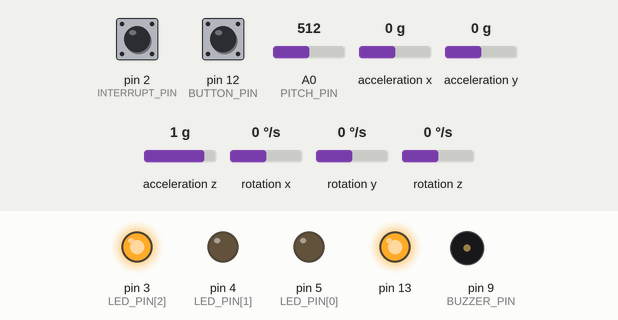
This sketch was run on a simulated Arduino Uno, built with avr-gcc and run on an emulated ATmega328P. Shown: output pins drawn as LEDs (lit = HIGH), buzzer (waves = sounding). The inputs (shaded band) are chosen by the test bench; at power-on: pin 12 (BUTTON_PIN) HIGH, acceleration x 0 g, pin 2 (INTERRUPT_PIN) LOW, A0 (PITCH_PIN) = 512, acceleration y 0 g, acceleration z 1 g, rotation x 0 °/s, rotation y 0 °/s, rotation z 0 °/s. The sensor or clock chip raises its interrupt line as the real part does; what the sketch prints to the serial monitor is not drawn.

Above: at 11.7 s.
11.8 s: pin 12 (BUTTON_PIN) pulled LOW for 0.15 s
At 11.96 s:
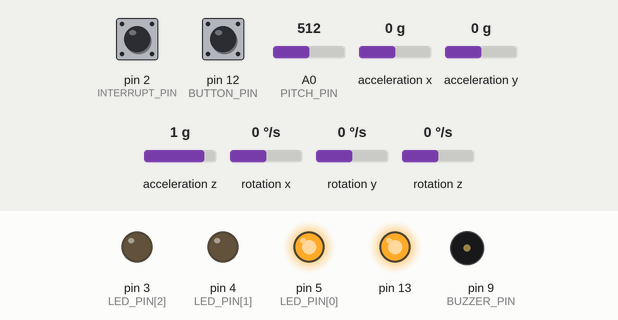
13.5 s: acceleration x set to -1.4 g
At 13.9 s:
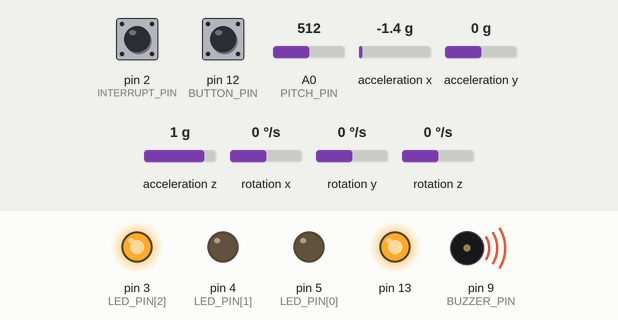
18.5 s: pin 12 (BUTTON_PIN) pulled LOW for 1 s
At 20.7 s:
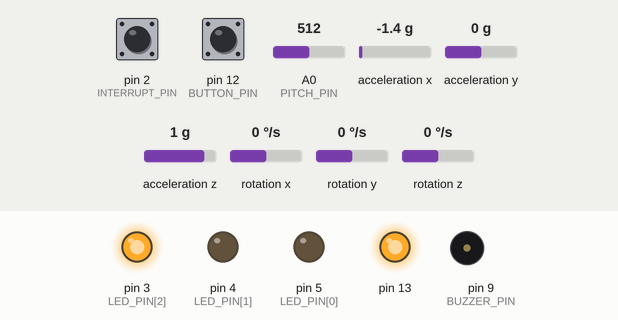
24.0 s: pin 12 (BUTTON_PIN) pulled LOW for 3.2 s
At 24.6 s:
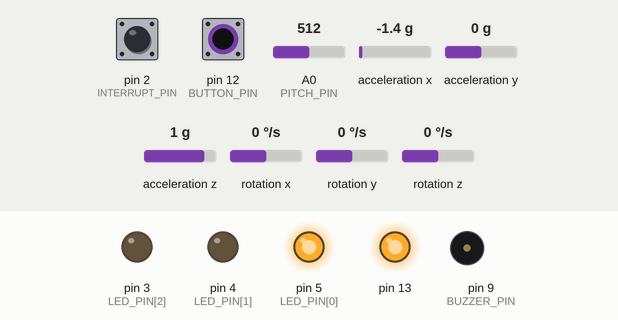
Timing chart, 0 to 28.8 s (numbered marks = the images above; inputs shaded):
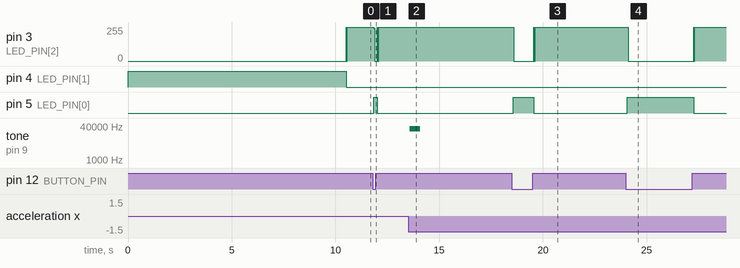

Measured:
- after the input at 11.8 s, pin 3 (LED_PIN[2]): 255/255 → 0/255 after 0.05 s, → 255/255 0.16 s later; pin 5 (LED_PIN[0]): LOW → HIGH after 0.05 s, → LOW 0.16 s later
- after the input at 13.5 s, tone on pin 9 (BUZZER_PIN): silent → 29296 Hz after 0.07 s, → silent 0.51 s later
- after the input at 18.5 s, pin 3 (LED_PIN[2]): 255/255 → 0/255 after 0.10 s, → 255/255 0.96 s later; pin 5 (LED_PIN[0]): LOW → HIGH after 0.06 s, → LOW 1.0 s later
- after the input at 24.0 s, pin 3 (LED_PIN[2]): 255/255 → 0/255 after 0.10 s, → 255/255 3.2 s later; pin 5 (LED_PIN[0]): LOW → HIGH after 0.06 s, → LOW 3.2 s later

The sketch:

play_music_v8_6_21.ino
```cpp
#include "I2Cdev.h"
#include "MPU6050_6Axis_MotionApps20.h"
#if I2CDEV_IMPLEMENTATION == I2CDEV_ARDUINO_WIRE
    #include "Wire.h"
#endif
#include  <SoftwareSerial.h>
SoftwareSerial BTSerial(10, 11); // RX 、 TX

MPU6050 mpu;
//MPU6050 mpu(0x69); // <-- use for AD0 high

// uncomment "OUTPUT_READABLE_YAWPITCHROLL" if you want to see the yaw/
// pitch/roll angles (in degrees) calculated from the quaternions
//#define OUTPUT_READABLE_YAWPITCHROLL

// uncomment "OUTPUT_READABLE_REALACCEL" if you want to see acceleration
// components with gravity removed.
#define OUTPUT_READABLE_REALACCEL

#define INTERRUPT_PIN 2  // use pin 2 on Arduino Uno & most boards
//#define LED_PIN 13 // (Arduino is 13, Teensy is 11, Teensy++ is 6)
bool blinkState = false;

// MPU control/status vars
bool dmpReady = false;  // set true if DMP init was successful
uint8_t mpuIntStatus;   // holds actual interrupt status byte from MPU
uint8_t devStatus;      // return status after each device operation (0 = success, !0 = error)
uint16_t packetSize;    // expected DMP packet size (default is 42 bytes)
uint16_t fifoCount;     // count of all bytes currently in FIFO
uint8_t fifoBuffer[64]; // FIFO storage buffer

// orientation/motion vars
Quaternion q;           // [w, x, y, z]         quaternion container
VectorInt16 aa;         // [x, y, z]            accel sensor measurements
VectorInt16 aaReal;     // [x, y, z]            gravity-free accel sensor measurements
VectorFloat gravity;    // [x, y, z]            gravity vector
float ypr[3];           // [yaw, pitch, roll]   yaw/pitch/roll container and gravity vector
VectorInt16 last_aaReal;// [x, y, z]            use to store the last acc state

// Pose vars
#define IDLE  0
#define ACCEL 1
#define WAIT_DACCE 2
#define DACCE 3
#define SAM_SIZE 6
int state = IDLE;
int state_count = 0;
int dacc_thres = 800;
int acc_thres = 5000;
long X_ave = 0;
long Z_ave = 0;

// Melody vars
#define Do  523
#define Re  587
#define Mi  659
#define Fa  698
#define So  1568
#define La  880
#define Si  988
#define Doh 1046
int melody[8] = {Do, Re, Mi, Fa, So, La, Si, Doh};

// Mapping
/*
#define DO  '0'
#define RE  '1'
#define MI  '2'
#define FA  '3'
#define SO  '4'
#define LA  '5'
#define SI  '6'
#define DOH '7'
*/
#define DO  'a'
#define RE  'b'
#define MI  'c'
#define FA  'd'
#define SO  'e'
#define LA  'f'
#define SI  'g'
#define DOH 'h'
uint8_t cmd_map[8] = {SO, FA, MI, RE, DO, DOH, SI, LA};

#define BUZZER_PIN 9
unsigned long buzz_time = 0;

// LED vars       [R, G, B]
const uint16_t LED_PIN[3] = { 5, 4, 3 };

// Pitch vars
#define PITCH_PIN A0
int pitch_high=0;

// Button vars
#define BUTTON_PIN 12
// 0 => not pressed
// 1 => not debounced delay yet
// 2 => pressed and debounced
// 3 => press a long time
//uint16_t chore_state = 0;
bool long_press_start = false;
unsigned long lastDebounceTime = 0;  // the last time the output pin was toggled
unsigned long confirmPressStart = 0; // conferm that the button has been pressed, start counting the time pressed
unsigned long debounceDelay = 50;    // the debounce time; increase if the output flickers
unsigned long longPressThres = 600;    // the debounce time; increase if the output flickers
bool lastButtonState = LOW;   // the previous reading from the input pin
bool button_state = false;
uint16_t send_count = 0;
uint64_t send_timer = 0;


bool isChord = false;

// ================================================================
// ===               INTERRUPT DETECTION ROUTINE                ===
// ================================================================
volatile bool mpuInterrupt = false;     // indicates whether MPU interrupt pin has gone high

void dmpDataReady() {
    mpuInterrupt = true;
}

// ======================================================================
// ===  Use value in buffer to calculate the accel related to world   ===
// ======================================================================
void calWorldAcc() {
  /* Acquire data from fifobuffer */
  mpu.dmpGetQuaternion(&q, fifoBuffer);
  mpu.dmpGetAccel(&aa, fifoBuffer);
  mpu.dmpGetGravity(&gravity, &q);
  mpu.dmpGetLinearAccel(&aaReal, &aa, &gravity);
  mpu.dmpGetYawPitchRoll(ypr, &q, &gravity);

  #ifdef OUTPUT_READABLE_YAWPITCHROLL
      Serial.print("ypr\t");
      Serial.print(ypr[0] * 180/M_PI);
      Serial.print("\t");
      Serial.print(ypr[1] * 180/M_PI);
      Serial.print("\t");
      Serial.print(ypr[2] * 180/M_PI);
      Serial.print("\t");
  #endif

  #ifdef OUTPUT_READABLE_REALACCEL
      Serial.print("areal\t");
      Serial.print(aaReal.x);
      Serial.print("\t");
      Serial.print(aaReal.y);
      Serial.print("\t");
      Serial.print(aaReal.z);
      Serial.print("\t");
  #endif
}

// ======================================================================
// ===  Light up the LED, using different color at different status   ===
// ===  0 => Turn off the light                                       ===
// ===  1 => Red                                                      ===
// ===  2 => Green                                                    ===
// ===  3 => Blue                                                     ===
// ===  4 => Orange                                                   ===
// ======================================================================
void lightLed(int color) {
  digitalWrite(LED_PIN[0], LOW);
  digitalWrite(LED_PIN[1], LOW);
  digitalWrite(LED_PIN[2], LOW);

  if(color == 1) {       //  RED
    digitalWrite(LED_PIN[0], HIGH);
  }
  else if(color == 2) {       //  GREEN
    digitalWrite(LED_PIN[1], HIGH);
  }
  else if(color == 3) {       //  BLUE
    digitalWrite(LED_PIN[2], HIGH);
  }
  else if(color == 4) {       //  YELLOW
    digitalWrite(LED_PIN[0], HIGH);
    digitalWrite(LED_PIN[2], HIGH);
    digitalWrite(LED_PIN[1], HIGH);
  }
  else {
    Serial.println("Error color");
  }
}

// ================================================================
// ===                      INITIAL SETUP                       ===
// ================================================================
void setup() {
    // Use Pin 13 as 5v power supply
    pinMode(13, OUTPUT);
    digitalWrite(13, HIGH);

    // Resistance Initial
    pinMode(PITCH_PIN, INPUT);

    // Initialize led output pin
    pinMode(LED_PIN[0], OUTPUT);
    pinMode(LED_PIN[1], OUTPUT);
    pinMode(LED_PIN[2], OUTPUT);

    // BUTTON_PIN Initialized
    // Turn up red light for not ready
    lightLed(2);

    // join I2C bus (I2Cdev library doesn't do this automatically)
    #if I2CDEV_IMPLEMENTATION == I2CDEV_ARDUINO_WIRE
        Wire.begin();
        Wire.setClock(400000); // 400kHz I2C clock. Comment this line if having compilation difficulties
    #elif I2CDEV_IMPLEMENTATION == I2CDEV_BUILTIN_FASTWIRE
        Fastwire::setup(400, true);
    #endif

    // BUZZER_PIN Initialized
    pinMode(BUZZER_PIN, OUTPUT);

    pinMode(BUTTON_PIN, INPUT_PULLUP);

    // Serial open
    Serial.begin(115200);
    //Bluetooth serial open
    BTSerial.begin(9600);
    while (!BTSerial); // wait for Leonardo enumeration, others continue immediately
    // initialize device
    Serial.println(F("Initializing I2C devices..."));

    //Mpu initialize
    mpu.initialize();
    pinMode(INTERRUPT_PIN, INPUT);

    // verify connection
    Serial.println(F("Testing device connections..."));
    Serial.println(mpu.testConnection() ? F("MPU6050 connection successful") : F("MPU6050 connection failed"));

    // load and configure the DMP
    Serial.println(F("Initializing DMP..."));
    devStatus = mpu.dmpInitialize();

    // make sure it worked (returns 0 if so)
    if (devStatus == 0) {
        // turn on the DMP, now that it's ready
        Serial.println(F("Enabling DMP..."));
        mpu.setDMPEnabled(true);

        // enable Arduino interrupt detection
        Serial.print(F("Enabling interrupt detection (Arduino external interrupt "));
        Serial.print(digitalPinToInterrupt(INTERRUPT_PIN));
        Serial.println(F(")..."));
        attachInterrupt(digitalPinToInterrupt(INTERRUPT_PIN), dmpDataReady, RISING);
        mpuIntStatus = mpu.getIntStatus();

        // set our DMP Ready flag so the main loop() function knows it's okay to use it
        Serial.println(F("DMP ready! Waiting for first interrupt..."));
        dmpReady = true;

        // get expected DMP packet size for later comparison
        packetSize = mpu.dmpGetFIFOPacketSize();
    } else {
        Serial.print(F("DMP Initialization failed (code "));
        Serial.print(devStatus);
        Serial.println(F(")"));
    }

    //wait mpu
    mpu_wait();
    // configure LED for output
    lightLed(3);
}

// ================================================================
// ===                    Wait for mpu stable                   ===
// ================================================================
void mpu_wait(){
    int loopcount = 1;
    while(true){
        // if programming failed, don't try to do anything
        if (!dmpReady) return;

        // wait for MPU interrupt or extra packet(s) available
        while (!mpuInterrupt && fifoCount < packetSize) {
            if (mpuInterrupt && fifoCount < packetSize) {
              // try to get out of the infinite loop
              fifoCount = mpu.getFIFOCount();
            }
        }

        // reset interrupt flag and get INT_STATUS byte
        mpuInterrupt = false;
        mpuIntStatus = mpu.getIntStatus();

        // get current FIFO count
        fifoCount = mpu.getFIFOCount();

        // check for overflow (this should never happen unless our code is too inefficient)
        if ((mpuIntStatus & _BV(MPU6050_INTERRUPT_FIFO_OFLOW_BIT)) || fifoCount >= 1024) {
            // reset so we can continue cleanly
            mpu.resetFIFO();
            fifoCount = mpu.getFIFOCount();
            Serial.println(F("FIFO overflow!"));

        // otherwise, check for DMP data ready interrupt (this should happen frequently)
        } else if (mpuIntStatus & _BV(MPU6050_INTERRUPT_DMP_INT_BIT)) {
            // wait for correct available data length, should be a VERY short wait
            while (fifoCount < packetSize) fifoCount = mpu.getFIFOCount();

            // read a packet from FIFO
            mpu.getFIFOBytes(fifoBuffer, packetSize);

            // track FIFO count here in case there is > 1 packet available
            // (this lets us immediately read more without waiting for an interrupt)
            fifoCount -= packetSize;
            // Acquire data from fifobuffer
            calWorldAcc();

            if(loopcount >1000){
                if(abs(aaReal.x) < 200 && abs(aaReal.y) < 200 && abs(aaReal.z) < 200){
                  break;
                }
            }
        }

        Serial.print("Loop count:");
        Serial.println(loopcount);
        loopcount++;
    }
}

// ================================================================
// ===                 Judge which pitch is now                 ===
// ================================================================
int judgePitch() {
  int reading = analogRead(PITCH_PIN);
  if(reading < 450) {
    return 8;
  }
  else if(reading > 800) {
    return 10;
  }
  else {
    return 9;
  }
}

// ================================================================
// ===          Judge if the button is hit, with debounce       ===
// ================================================================
void buttonHit() {
  // read the state of the switch into a local variable:
  bool reading = digitalRead(BUTTON_PIN);
  reading = !reading; // inverse, for using input pullup

  // check to see if you just pressed the button
  // (i.e. the input went from LOW to HIGH), and you've waited long enough
  // since the last press to ignore any noise:

  // If the switch changed, due to noise or pressing:
  if (reading != lastButtonState) {
    // reset the debouncing timer
    lastDebounceTime = millis();
  }

  if ((millis() - lastDebounceTime) > debounceDelay) {
    // Debounce finished, able to do the judgement
    button_state = reading;
  }

  // save the reading. Next time through the loop, it'll be the lastButtonState:
  lastButtonState = reading;
}

// ================================================================
// ===         Use button state to judge the chore state        ===
// ================================================================
void pressState() {
  // run button status
  buttonHit();
  //Serial.print(millis() - confirmPressStart);
  // If the button is pressed and is the first time pressed
  if(button_state && !long_press_start) {
    confirmPressStart = millis();
    long_press_start = true;
    lightLed(1);
    Serial.println("Long press start");
  }
  // If the button is released immediately
  else if(!button_state && long_press_start && ((millis() - confirmPressStart) < longPressThres) ) {
    isChord = !isChord;
    long_press_start = false;
    Serial.println("It's a short press");
    if(isChord)
      //BTSerial.write("11");
      BTSerial.write(11+'a');
    else
      //BTSerial.write("12");
      BTSerial.write(12+'a');
  //delay(1000);
    lightLed(3);
  }
  else if(!button_state){
    long_press_start = false;
    lightLed(3);
  }
}

// ================================================================
// ===                    MAIN PROGRAM LOOP                     ===
// ================================================================
void loop() {
    /*
     * For debug, able to get Serial and BlurTooth to work
     */
    if (BTSerial.available())
      Serial.write(BTSerial.read());
    // Keep reading from Arduino Serial Monitor and send to HC-05
    if (Serial.available())
      BTSerial.write(Serial.read());

    // indicate start
    //digitalWrite(LED_PIN,HIGH);

    // If buzz buzzing for 500ms then stop
    if(millis() - buzz_time > 500){
      noTone(BUZZER_PIN);
    }

    // if programming failed, don't try to do anything
    if (!dmpReady) return;


    /***************************************************
     *                                                 *
     *                Get button status                *
     *                                                 *
     ***************************************************/
    pressState();
    //Serial.print("Chord: ");
    //Serial.print(isChord);
    //Serial.print("long_press_start");
    //Serial.println(long_press_start);
    /***************************************************
     *                                                 *
     *            Get resistance status                *
     *                                                 *
     ***************************************************/
    int tmp_pitch = judgePitch();
    if(tmp_pitch != pitch_high) {
      pitch_high = tmp_pitch;
      send_count = 3;
      send_timer = millis();
    }
    if(send_count != 0) {
      if( (millis() - send_timer) > 80) {
        send_timer = millis();
        send_count--;
        BTSerial.write(pitch_high+'a');
        /*
        if(pitch_high < 10)
          BTSerial.write( pitch_high+'0' );
        else if(pitch_high == 10 )
          BTSerial.write( "10" );
        else{}
        */
      }
    }

    /***************************************************
     *                                                 *
     *                  Get MPU status                 *
     *                                                 *
     ***************************************************/
    // wait for MPU interrupt or extra packet(s) available
    while (!mpuInterrupt && fifoCount < packetSize) {
        if (mpuInterrupt && fifoCount < packetSize) {
          // try to get out of the infinite loop
          fifoCount = mpu.getFIFOCount();
        }
    }

    // reset interrupt flag and get INT_STATUS byte
    mpuInterrupt = false;
    mpuIntStatus = mpu.getIntStatus();

    // get current FIFO count
    fifoCount = mpu.getFIFOCount();

    // check for overflow (this should never happen unless our code is too inefficient)
    if ((mpuIntStatus & _BV(MPU6050_INTERRUPT_FIFO_OFLOW_BIT)) || fifoCount >= 1024) {
        // reset so we can continue cleanly
        mpu.resetFIFO();
        fifoCount = mpu.getFIFOCount();
        Serial.println(F("FIFO overflow!"));

    // otherwise, check for DMP data ready interrupt (this should happen frequently)
    }
    else if (mpuIntStatus & _BV(MPU6050_INTERRUPT_DMP_INT_BIT)) {
        // wait for correct available data length, should be a VERY short wait
        while (fifoCount < packetSize) fifoCount = mpu.getFIFOCount();

        // read a packet from FIFO
        mpu.getFIFOBytes(fifoBuffer, packetSize);

        // track FIFO count here in case there is > 1 packet available
        // (this lets us immediately read more without waiting for an interrupt)
        fifoCount -= packetSize;

        /* Acquire data from fifobuffer */
        calWorldAcc();

        /* Calculate acceleration */
        long aa_x = aaReal.x;
        //long aa_y = aaReal.y;
        long aa_z = aaReal.z;
        long aa_total = sqrt( aa_x*aa_x +  aa_z*aa_z);
        Serial.print("aa_total: ");
        Serial.print(aa_total);
        Serial.print("\t");

        /* If the force isn't large enough then skip this procedure */
        /* Usually, deacceleration value is smaller than acceleration */
        if(aa_total >= dacc_thres && state == WAIT_DACCE){
            Serial.print("Deacceleration detected  ");
            Serial.println(state_count);
            if(state_count == 4){
              state = DACCE;
            }
            state_count++;
        }
        /* If acceleration is large enough than detect motion */
        else if(aa_total >= acc_thres){
            /* If idling and sense an accelleration then go to accelerate state */
            if(state == IDLE){
              Serial.println("Acceleration detected");
              state = ACCEL;
            }
            /* Record several accel state acceleration data and its moving average */
            if(state == ACCEL){
                /* Get five samples of acceleration */
                if(state_count < SAM_SIZE){
                    /* Calculate swing acceleration */
                    X_ave = X_ave + aa_x;
                    Z_ave = Z_ave + aa_z;
                    state_count++;
                }
                /* After getting 4 sample then calculate average and obtain groups */
                else if(state_count == SAM_SIZE && !long_press_start){

                    state_count++;
                    X_ave = X_ave/state_count;
                    Z_ave = Z_ave/state_count;
                    /* Calculate swing acceleration */
                    long x_z = sqrt( X_ave*X_ave + Z_ave*Z_ave);
                    /* Calculate force angle relative to sensor and map to 360 degree */
                    int angle = acos(float(X_ave)/x_z)*180/M_PI;
                    if(aa_z <0){
                        angle = 360-angle;
                    }
                    /* Take sensor angle into consideration */
                    int final_angle = angle + ypr[1] * 180/M_PI;
                    if(final_angle >= 360){
                      final_angle = final_angle - 360;
                    }else if(final_angle < 0){
                      final_angle = final_angle + 360;
                    }

                    /* Divide into 8 groups */
                    int divide_angle = final_angle + 22.5;
                    if(divide_angle >= 360){
                      divide_angle = divide_angle - 360;
                    }
                    Serial.print("  angle: ");
                    Serial.print(divide_angle);
                    Serial.print("\t");
                    int group = divide_angle/45;
                    char send_group = group + 'a';
                    //char send_group = group + '0';
                    //BTSerial.write(send_group);
                    BTSerial.write((char) cmd_map[group]);     // Send the command after mapping
                    play(group);
                    Serial.print("Group  ");
                    Serial.println(cmd_map[group]);
                }
            }
        }
        /*
        If acceleration isn't that big but previous state is acceleration, then wait for deacceleration.
        If acceleration isn't that big but previous state is deacceleration, then a cycle finish --idle.
        */
        else{
            if(state == ACCEL){
                Serial.println("go wait deacceleration");
                state = WAIT_DACCE;
                state_count = 0;
                X_ave = 0;
                Z_ave = 0;
            }
            if(state == DACCE){
                Serial.println("After deacceleration go idle");
                state = IDLE;
                state_count = 0;
            }
        }
    }
    else{}
    Serial.println("");
}

// ================================================================
// ===                    Play tone                             ===
// ================================================================
void play(int group){
    buzz_time = millis();
    tone(BUZZER_PIN, melody[(int)(cmd_map[group]-'0')]);
}
```
